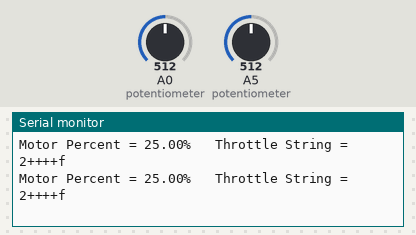
Recording of a sketch running on a simulated Arduino Uno, built with avr-gcc and run on an emulated ATmega328P. Shown: the last lines printed to the serial monitor. The inputs (shaded band) are chosen by the test bench; at power-on: A0 (potentiometer) = 512, A5 (potentiometer) = 512.

Above: at 1.2 s.
1.3 s: A0 (potentiometer) set to 0
At 1.35 s:
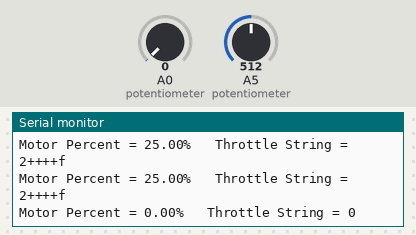
3.2 s: A0 (potentiometer) set to 20
At 3.2 s:
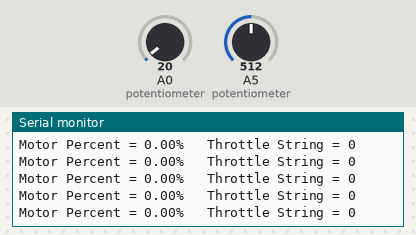
4.7 s: A5 (potentiometer) set to 716
At 4.75 s:
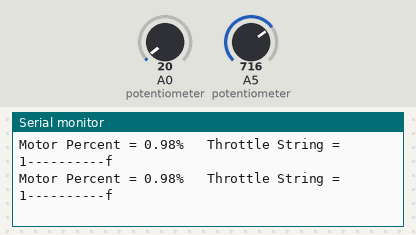
6.2 s: A5 (potentiometer) set to 900
At 6.21 s:
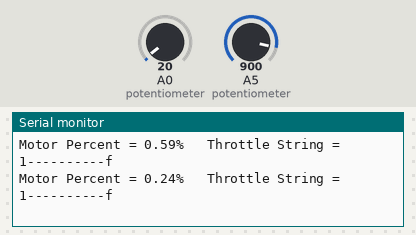
Timing chart, 0 to 8.7 s (numbered marks = the images above; inputs shaded):
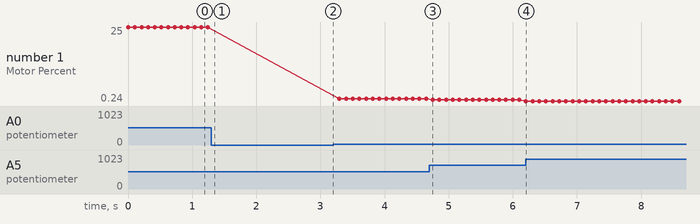

Measured:
- after the input at 1.3 s, the serial monitor: prints a new line after 0.05 s (image 1)
- after the input at 6.2 s, the serial monitor: prints a new line at once (image 4)
- plotted number 1: 25 → 0.98 after the input at 3.2 s, 0.98 → 0.59 after the input at 4.7 s, 0.59 → 0.24 after the input at 6.2 s

The sketch:

20190304BrakingOneMotorRev0.ino
```cpp
// 24-Jan-2019 - Programme reads potentiometer signal and converts to string to be sent to Plettenberg.
// Developer: Stephen Murphy
// Status: Working. Does not consider steering or two motors.

#include <Arduino.h> //Include additional Arduino Libraries.
#include <SoftwareSerial.h> //Include software serial library for shield.

SoftwareSerial mySerial1(2, 3); // RX, TX, Create a softwareSerial port on pins 2 and 3.
SoftwareSerial mySerial2(4, 5); // RX, TX, Create a softwareSerial port on pins 4 and 5.

int TensCharacter; // Number 1 to 10 at the start of the throttle string

//Variables used to calculate the "TensCharacter"
int FirstTensVariable;
int SecondTensVariable;
int ThirdTensVariable;
int FourthTensVariable;
int FifthTensVariable;

//Variables used to calculate the "DecimalCharacters"
float DecimalValue;
float FirstDecimalVariable;
int SecondDecimalVariable;
float ThirdDecimalVariable;
float ThirdTensVariableDuplicate;
int FourthDecimalVariable;

String OnesCharacters = ""; //String storing the "+" characters for the ones multiplier
String DecimalCharacters = ""; //String storing the "g" characters for the decimal multiplier
String LessThanTenCharacters = ""; //String storing the "-" characters for the ones multiplier when <10%
String FullThrottleString = "m"; //String to store "m" for full throttle, as per the controller manual
String ThrottleString = ""; //String that stores the final concated string to be sent to the motor

float ThrottleInput;  // Variable to store raw input from Potentiometer.
float ThrottlePercent;  //Variable to store throttle %.

float BrakeInput;  // Variable to store raw input from Potentiometer.
float BrakePercent;  //Variable to store throttle %.

float MotorPercent;  //Variable to store throttle %.

//////////////////////////////////////////////////////////////////////////////////
void setup()
{
  Serial.begin(115200); //Serial communication speed
  mySerial1.begin(115200); //Baud rate between Arduino and Controller.
  mySerial1.println("s"); //Initialise the controller to accept serial command strings.
  mySerial2.begin(115200); //Baud rate between Arduino and Controller.
  mySerial2.println("s"); //Initialise the controller to accept serial command strings.
}

//////////////////////////////////////////////////////////////////////////////////
void loop()
{
//Convert the throttle input to a range 0-100.
ThrottleInput = analogRead(A0); //Value from potentiometer placed into "ThrottleInput".
ThrottlePercent = ((ThrottleInput / 1023.00) * 100.00); //Throttle value converted to %.

//Convert the brake input to a range 0-100.
BrakeInput = analogRead(A5); //Value from potentiometer placed into "ThrottleInput".
BrakePercent = ((BrakeInput / 1023.00) * 100.00); //Throttle value converted to %.
////////////////////////////////////////////////////////////////////////////////////////////////////////////

//Signal to motor is made equal to the ThrottlePercent - The amount of braking.
MotorPercent = (ThrottlePercent - (ThrottlePercent * (BrakePercent / 100)));

////////////////////////////////////////////////////////////////////////////////////////////////////////////
FirstTensVariable = MotorPercent; //Store the 0-100 value read from the potentiometer e.g. 58.67%
TensCharacter = (FirstTensVariable/10); //Stroe the tens multiplier e.g. 5

SecondTensVariable = (TensCharacter*10); //Store the previous value times ten e.g. 50
ThirdTensVariable = (FirstTensVariable - SecondTensVariable); //store the remaining units e.g 58-50 = 8

ThirdTensVariableDuplicate = ThirdTensVariable; // Store the same value in a second variable for seperate calculations simultaneously.

//DecimalValue:
FirstDecimalVariable = MotorPercent; //Store the 0-100 value read from the potentiometer e.g. 58.67%
SecondDecimalVariable = MotorPercent; //Store the throttle value in an INT data type e.g. 58
ThirdDecimalVariable = (MotorPercent - SecondDecimalVariable); //Store just the decimal value e.g. 58.67 - 58 = .67
FourthDecimalVariable = (ThirdDecimalVariable * 10); //Store the decimal multiplier e.g. .67 * 10 = 6

 OnesCharacters = ""; //Clear the string
  while (ThirdTensVariable >= 1) //While the units value is >= 1
  {
  ThirdTensVariable-= 1; //Decrease the units value by 1
  OnesCharacters+="+"; //Increase the OnesCharacters string by "+"
  }

 DecimalCharacters = ""; //Clear the string
  while (FourthDecimalVariable >= 1) //While the decimal units value is >= 1
  {
  FourthDecimalVariable-= 1; //Decrease the units value by 1
  DecimalCharacters+="g"; //Increase the DecimalCharacters string by "+"
  }

 LessThanTenCharacters = ""; //Clear the string
  while (ThirdTensVariableDuplicate < 10) //While the units value is >= 1
  {
  ThirdTensVariableDuplicate+= 1; //increase the units value by 1
  LessThanTenCharacters+="-"; //Increase the DecimalCharacters string by "+"
  }

if (MotorPercent == 100.00)
  ThrottleString = (FullThrottleString + "f"); //"mf" will be sent, i.e. forward at 100%
  else if (MotorPercent < 10.00 && 0 < MotorPercent)
  ThrottleString = (1 + LessThanTenCharacters + "f"); //e.g. 3.42% = "1-------ggggf"
  else if (MotorPercent == 0.00)
  ThrottleString = "0"; //Turn motor off
  else{
  ThrottleString = (TensCharacter + OnesCharacters + "f"); //e.g. 23.42% = "2+++ggggf"
  }

//Print the following values to the motor:
mySerial1.println(ThrottleString); //Turn the motor off when the shield is looking at these software serial pins.
mySerial1.println("s"); //Send "s" so that the controller does not miss it upon start up.

//Print the following values to the motor (Required to switch serial port cable by hand):
mySerial2.println(0); //Turn the motor off when the shield is looking at these software serial pins.
mySerial2.println("s"); //Send "s" so that the controller does not miss it upon start up.

//Print the following values:
Serial.print("Motor Percent = ");
Serial.print(MotorPercent);
Serial.print("%   ");
Serial.print("Throttle String = ");
Serial.println(ThrottleString);


delay(100); // Delay for stability

}
```
